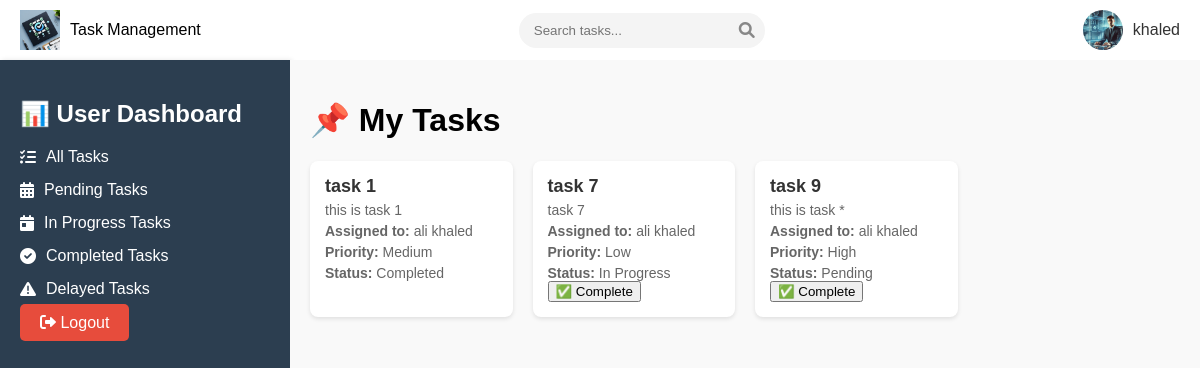
The app's page /tasks/employee/ (signed in), older data.
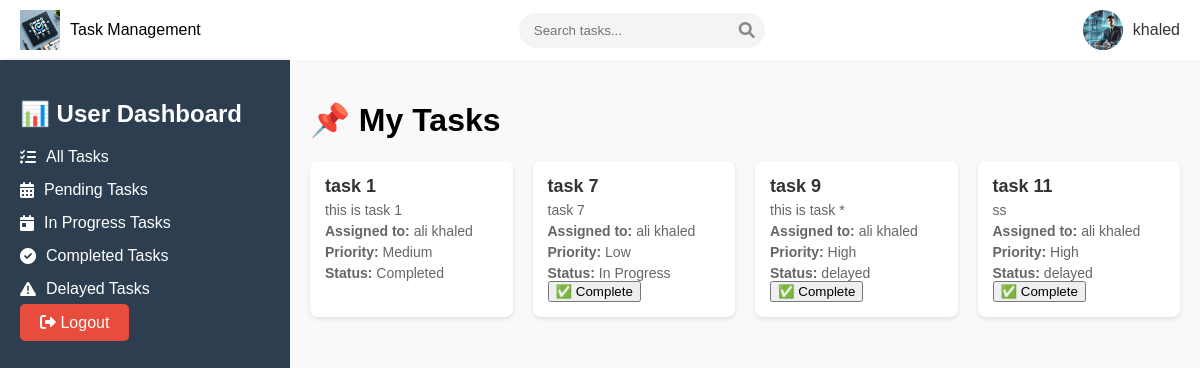
The same page, newer data.
### users/models.py (models this page shows, shortened)
class User(models.Model):
    ROLE_CHOICES = [
        ('manager', 'Manager'),
        ('employee', 'Employee'),
    ]
    first_name = models.CharField(max_length=150, blank=False)
    last_name = models.CharField(max_length=150, blank=False)
    email = models.EmailField(unique=True, blank=False)
    phone_number = models.CharField(max_length=15, blank=True, null=True)
    birthday = models.DateField(blank=True, null=True)
    role = models.CharField(max_length=10, choices=ROLE_CHOICES, default='employee')
    password = models.CharField(max_length=255, blank=False ,null=True)

### tasks/models.py (models this page shows, shortened)
class Task(models.Model):
    STATUS_CHOICES = [
        ('pending', 'Pending'),
        ('in_progress', 'In Progress'),
        ('completed', 'Completed'),
        ('delayed', 'delayed'),
    ]
    PRIORITY_CHOICES = [
        ('low', 'Low'),
        ('medium', 'Medium'),
        ('high', 'High'),
        ('urgent', 'Urgent'),
    ]
    title = models.CharField(max_length=255)
    description = models.TextField(blank=True, null=True)
    assigned_to = models.ForeignKey(User, on_delete=models.CASCADE, limit_choices_to={'role': 'employee'})
    status = models.CharField(max_length=20, choices=STATUS_CHOICES, default='pending')
    priority = models.CharField(max_length=10, choices=PRIORITY_CHOICES, default='medium')
    created_at = models.DateTimeField(auto_now_add=True)

### tasks/views.py (the view)
# urls.py: path('employee/', views.employee_tasks, name='employee_tasks'),
def employee_tasks(request):
    if request.session.get('user_role') != 'employee':
        return redirect('users:login')
    user_id = request.session.get('user_id')
    if not user_id:
        return redirect('users:login')
    tasks = Task.objects.filter(assigned_to_id=user_id)
    return render(request, 'tasks/employee_tasks.html', {'tasks': tasks})

### templates/tasks/employee_tasks.html (shortened to what this page needs)
{% load static %}
<!DOCTYPE html>
<html lang="en">
<head>
    <link rel="stylesheet" href="https://cdnjs.cloudflare.com/ajax/libs/font-awesome/6.0.0/css/all.min.css">
    <link rel="stylesheet" href="{% static 'css/user.css' %}">
</head>
<body>
    <div class="dashboard-container">
        <div class="header">
            <div class="logo-section">
                <img src="{% static 'imgs/images_user/logo.webp' %}" alt="Task Manager Logo" class="logo">
                <a href="{% url 'tasks:employee_tasks' %}" style="text-decoration: none; color: inherit;">
                    Task Management
               </a>
            </div>
            <div class="search-section">
                <input type="text" placeholder="Search tasks..." class="search-input">
                <i class="fas fa-search search-icon"></i>
            </div>
            <div class="user-section">
                <img src="{% static 'imgs/images_user/picture admain.webp' %}" alt="User Image" class="user-image">
                <span class="user-name">{{ request.session.user_name }}</span>
            </div>
        </div>
        <div class="content-wrapper">
            <div class="sidebar">
                <h2>📊 User Dashboard</h2>
                <ul>
                    <li><a href="#" onclick="filterTasks('all')"><i class="fas fa-tasks"></i> All Tasks</a></li>
                    <li><a href="#" onclick="filterTasks('pending')"><i class="fas fa-calendar-alt"></i> Pending Tasks</a></li>
                    <li><a href="#" onclick="filterTasks('in_progress')"><i class="fas fa-calendar-day"></i> In Progress Tasks</a></li>
                    <li><a href="#" onclick="filterTasks('completed')"><i class="fas fa-check-circle"></i> Completed Tasks</a></li>
                    <li><a href="#" onclick="filterTasks('delayed')"><i class="fas fa-exclamation-triangle"></i> Delayed Tasks</a></li>
                </ul>
                <a href="{% url 'tasks:log_out' %}" class="logout-btn" style="text-decoration: none;">
                    <i class="fas fa-sign-out-alt"></i> Logout
                </a>
            </div>
            <div class="main-content">
                <h1>📌 My Tasks</h1>
                <div class="task-list tasks-grid">
                    {% if tasks %}
                        {% for task in tasks %}
                        <div class="task-item" data-status="{{ task.status }}">
                            <h3>{{ task.title }}</h3>
                            <p>{{ task.description }}</p>
                            <p><strong>Assigned to:</strong> {{ task.assigned_to.first_name }} {{ task.assigned_to.last_name }}</p>
                            <p><strong>Priority:</strong> {{ task.get_priority_display }}</p>
                            <p><strong>Status:</strong> {{ task.get_status_display }}</p>
                            {% if task.status != 'completed' %}
                            <form action="{% url 'tasks:update_task_status' task.id %}" method="post">
                                <button type="submit" class="complete-btn">✅ Complete</button>
                            </form>
                            {% endif %}
                        </div>
                        {% endfor %}
                    {% else %}
                        📋 No tasks available
                    {% endif %}
                </div>
            </div>
        </div>
    </div>
</body>
</html>

### TaskManager/static/css/user.css (style rules this page uses)
body { font-family: Arial, sans-serif; margin: 0; padding: 0; background-color: #f4f4f4; }
.dashboard-container { display: flex; flex-direction: column; height: 100vh; }
.header { display: flex; justify-content: space-between; align-items: center; background-color: #ffffff; padding: 10px 20px; box-shadow: 0 2px 4px rgba(0, 0, 0, 0.1); }
.logo-section { display: flex; align-items: center; }
.logo { width: 40px; height: 40px; margin-right: 10px; }
.search-section { display: flex; align-items: center; background-color: #f4f4f4; padding: 5px 10px; border-radius: 20px; }
.search-input { border: none; outline: none; background-color: transparent; padding: 5px; width: 200px; }
.search-icon { color: #888; cursor: pointer; }
.user-section { display: flex; align-items: center; }
.user-image { width: 40px; height: 40px; border-radius: 50%; margin-right: 10px; }
.user-name { font-size: 16px; color: #333; }
.content-wrapper { display: flex; flex: 1; }
.sidebar { width: 250px; background-color: #2c3e50; color: #fff; padding: 20px; box-shadow: 2px 0 5px rgba(0, 0, 0, 0.1); }
.sidebar h2 { margin-bottom: 20px; }
.sidebar ul { list-style-type: none; padding: 0; }
.sidebar ul li { margin: 15px 0; }
.sidebar ul li a { color: #fff; text-decoration: none; display: flex; align-items: center; }
.sidebar ul li a i { margin-right: 10px; }
.logout-btn { background-color: #e74c3c; color: #fff; border: none; padding: 10px 20px; border-radius: 5px; cursor: pointer; width: 100%; margin-top: 20px; }
.main-content { flex: 1; padding: 20px; background-color: #f9f9f9; overflow-y: auto; }
.task-list { margin-top: 20px; }
.tasks-grid { display: grid; grid-template-columns: repeat(4, 1fr); gap: 20px; }
.task-item { background-color: #ffffff; padding: 15px; border-radius: 8px; box-shadow: 0 2px 4px rgba(0, 0, 0, 0.1); transition: transform 0.2s ease, box-shadow 0.2s ease; }
.task-item h3 { margin: 0; font-size: 18px; color: #333333; }
.task-item p { margin: 5px 0 0; font-size: 14px; color: #666666; }

Row changes from the older to the newer data that the page shows:
changed Task "task 9": status "Pending" → "delayed"
added Task: title "task 11", description "ss", assigned_to.first_name "ali", assigned_to.last_name "khaled", priority "High", status "delayed", shows "✅ Complete"
